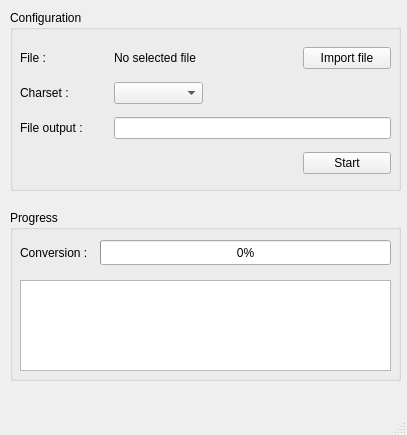
<?xml version="1.0" encoding="UTF-8"?>
<ui version="4.0">
 <class>MainWindow</class>
 <widget class="QMainWindow" name="MainWindow">
  <property name="geometry">
   <rect>
    <x>0</x>
    <y>0</y>
    <width>407</width>
    <height>435</height>
   </rect>
  </property>
  <property name="windowTitle">
   <string>MainWindow</string>
  </property>
  <widget class="QWidget" name="centralwidget">
   <widget class="QGroupBox" name="box_configuration">
    <property name="geometry">
     <rect>
      <x>10</x>
      <y>10</y>
      <width>391</width>
      <height>181</height>
     </rect>
    </property>
    <property name="title">
     <string>Configuration</string>
    </property>
    <widget class="QWidget" name="">
     <property name="geometry">
      <rect>
       <x>10</x>
       <y>30</y>
       <width>371</width>
       <height>141</height>
      </rect>
     </property>
     <layout class="QGridLayout" name="gridLayout">
      <item row="0" column="3">
       <widget class="QPushButton" name="btn_importFile">
        <property name="text">
         <string>Import file</string>
        </property>
       </widget>
      </item>
      <item row="0" column="0">
       <widget class="QLabel" name="label_titleFileImport">
        <property name="text">
         <string>File :</string>
        </property>
       </widget>
      </item>
      <item row="1" column="0">
       <widget class="QLabel" name="label_titleCharset">
        <property name="text">
         <string>Charset :</string>
        </property>
       </widget>
      </item>
      <item row="2" column="0">
       <widget class="QLabel" name="label_titleGeneratedFile">
        <property name="text">
         <string>File output :</string>
        </property>
       </widget>
      </item>
      <item row="0" column="1" colspan="2">
       <widget class="QLabel" name="label_valueFileImport">
        <property name="text">
         <string>No selected file</string>
        </property>
       </widget>
      </item>
      <item row="2" column="1" colspan="3">
       <widget class="QLineEdit" name="edit_nameFileOutput"/>
      </item>
      <item row="1" column="1">
       <widget class="QComboBox" name="box_valueCharset"/>
      </item>
      <item row="3" column="3">
       <widget class="QPushButton" name="btn_startConvert">
        <property name="text">
         <string>Start</string>
        </property>
       </widget>
      </item>
     </layout>
    </widget>
   </widget>
   <widget class="QGroupBox" name="box_progress">
    <property name="geometry">
     <rect>
      <x>10</x>
      <y>210</y>
      <width>391</width>
      <height>171</height>
     </rect>
    </property>
    <property name="title">
     <string>Progress</string>
    </property>
    <widget class="QProgressBar" name="bar_statusConversion">
     <property name="geometry">
      <rect>
       <x>90</x>
       <y>30</y>
       <width>291</width>
       <height>25</height>
      </rect>
     </property>
     <property name="value">
      <number>0</number>
     </property>
    </widget>
    <widget class="QPlainTextEdit" name="text_messageConversion">
     <property name="geometry">
      <rect>
       <x>10</x>
       <y>70</y>
       <width>371</width>
       <height>91</height>
      </rect>
     </property>
    </widget>
    <widget class="QLabel" name="label_statusConversion">
     <property name="geometry">
      <rect>
       <x>10</x>
       <y>30</y>
       <width>71</width>
       <height>25</height>
      </rect>
     </property>
     <property name="text">
      <string>Conversion :</string>
     </property>
    </widget>
   </widget>
  </widget>
  <widget class="QMenuBar" name="menubar">
   <property name="geometry">
    <rect>
     <x>0</x>
     <y>0</y>
     <width>407</width>
     <height>20</height>
    </rect>
   </property>
  </widget>
  <widget class="QStatusBar" name="statusbar"/>
 </widget>
 <resources/>
 <connections/>
</ui>
